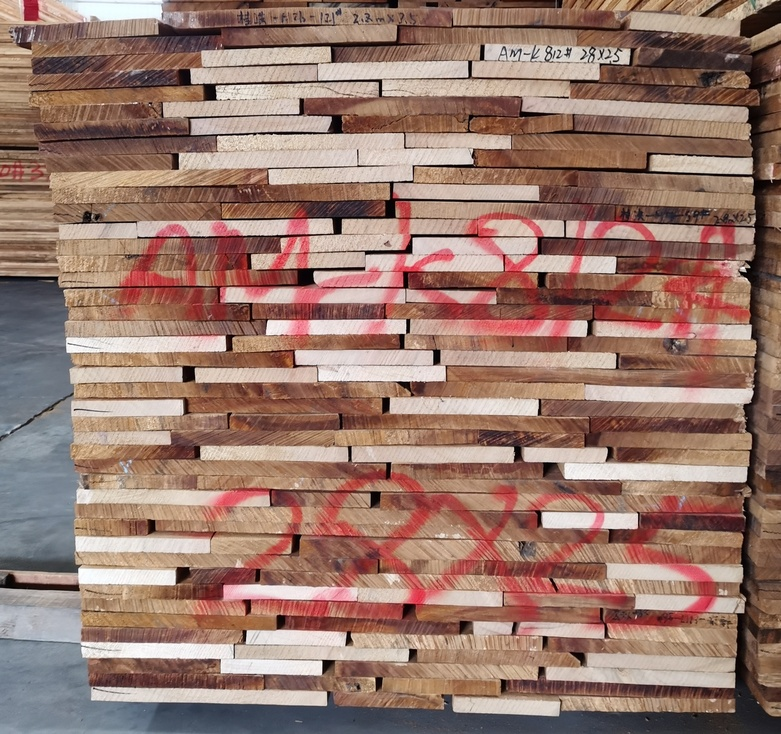
#> input picture samples/1f.jpg, 781 x 734 px, shrunk from 2437 x 2291 before the run
$ python 'Measure注释.py'   (older library calls are emulated)
#> lines starting #> are read from the running program, lines starting #| are printed output that depends on the picture; after the words box and inside, x2 and y2 are one past the last pixel; in counts of white or black regions, pixels touching at a corner belong together
#> further down, color is the input picture: shape (734, 781, 3); mean B, G, R 109.4, 121, 153.2
# -*- coding: UTF-8 -*-

import numpy as np
import math
import sys
import glob

import cv2
import matplotlib.pyplot as plt
# from skimage import measure,data,color
# from PIL import Image


'''
当前假设：                                 解决办法：
1. 彩色图已经crop出目标木堆           可用深度图去除该假设
2. 拍摄的左右角度不能有较大倾斜（大于10度）  可用深度图辅助做彩色图的warp
3. 顶层发生严重弯曲
4. 非常依赖底、层两条边的正确拟合
'''

def showImg(img,title):
    plt.imshow(img)
    plt.title(title)  # 图像题目
    plt.show()

def showImgGray(img,title):
    plt.imshow(img, cmap='gray')
    plt.title(title)  # 图像题目
    plt.show()

# 找到底边，拟合其直线，根据直线角度将整幅图旋转到底边水平。
def Rot2Horizon():
    return


# 通过纵坐标做直方图统计，得到横边的数量、间距及粗略位置
# todo 统计会出现很多边连在一起只被识别为一个
def LayerStatistics(margin, marinRGB):
    '''通过纵坐标做直方图统计，得到横边的数量、间距及粗略位置
    获取所有属于边缘的点的纵坐标,然后将纵坐标划分为100个区间,然后在直方图上表示出每个区间的点数,并标记出区域中心点,
    将所有点除以区间获得一个均值,设置一个inlier点的概率,与均值乘积并设置一个平行于x轴的直线表示出来,做一个筛选,将
    点数少于这个值的区间清空,然后通过直方图的峰，判断数量、位置和间距，然后通过首尾距离除以间距，验证数量,正确数目为
    最后一条线的位置减去第一条除以间距加上一,如果数目对,就结束,如果不对,采用设置的距离阈值乘以距离,如果木板间距大于
    这个值,就在之间插入新的线然后再统计数目。


    :param margin:木板图二值化后的图
    :param marinRGB:原图
    :return:线的数目,位置以及间距
    '''
    bins_num = 100  # 区间数
    inlier_bin = 0.8

    contours, hierarchy = cv2.findContours(margin, cv2.RETR_CCOMP, cv2.CHAIN_APPROX_SIMPLE)

    for i, contour in enumerate(contours):
        cv2.drawContours(marinRGB, contours, i, (0, 255, 0), 2)  # 描边

    points = []  # 属于边的点
    for i, contour in enumerate(contours):
        if i == 0:
            points = np.reshape(contour, (-1, 2))
        points = np.concatenate((points, np.reshape(contour, (-1, 2))), axis=0)

    points_v = points[:,1]

    data = plt.hist(points_v, bins_num, rwidth=0.5)

    bins_center = data[1] - (data[1][1] - data[1][0])/2
    bins_center = bins_center[1:len(bins_center)]    #区间中心点

    ave = len(points_v) / bins_num
    plt.axhline(y=ave*inlier_bin, ls=":", c="red")  # 平均线


    candidate = data[0]
    candidate[candidate < ave*inlier_bin] = 0
    print(candidate)

    #先通过直方图的峰，判断数量、位置和间距，
    # 然后通过首尾距离除以间距，验证数量。因为首尾的线大多情况比较明显，不会出现margin识别不出的问题
    isLine = False
    line_num = 0
    line_pos_temp = []
    line_pos = []
    line_ids_temp = []
    line_ids = []
    #找属于线的bin
    for i, value in enumerate(candidate):  #遍历所有candidate,如果其值不为0,且不是已找到直线,认为是发现新的直线,记录区间中心位置,如果是的话,用于更新直线位置,如果value<0,

        if value > 0:
            if not isLine: #找到新线
                isLine = True
                line_num += 1
                line_pos_temp.append(bins_center[i])
                line_ids_temp.append(i)
            else: #用于计算新线位置
                line_pos_temp.append(bins_center[i])
                line_ids_temp.append(i)
        else:
            if isLine:
                isLine = False
                # for jj,val in enumerate(line_pos_temp): #剔除可能存在的outlier
                position = line_pos_temp[0]
                line_ids.append(line_ids_temp[0])
                line_pos.append(position)
                line_pos_temp.clear()
                plt.axvline(x=position, ls=":", c="red")  # 平均线
    if isLine: #查出最后一条线
        position = np.average(np.array(line_pos_temp))
        line_pos.append(position)
        plt.axvline(x=position, ls=":", c="red")  # 平均线

    line_pos = np.array(line_pos)
    gaps = np.append(line_pos,0) - np.insert(line_pos,0,0)
    gaps = gaps[1:len(gaps)-2]
    gap = np.median(gaps) # 假设大部分的线是能被检测出来的


    print('统计得到的木层边数:', line_num)

    #添加边的阈值#todo 添加未检测到的底边（可用深度图直接找到）
    gap_thre = 1.3
    correct_num = ((line_pos[len(line_pos)-1] - line_pos[0]) / gap) + 1
    print('正确的横线数量:', correct_num)
    if line_num == np.round(correct_num):
        print('成功统计到所有边数。')
    else:
        print('未成功统计到所有边数,进行重采样')

        id = 0
        while (id < line_num-1):
            if (line_pos[id+1] - line_pos[id]) > gap_thre * gap: # 间距大于1.5倍正常间距的两条线之间插入新线
                line_num +=1
                new_pos = line_pos[id] + gap
                line_pos = np.insert(line_pos, id+1, new_pos)
                plt.axvline(x=new_pos, ls=":", c="red")  # 平均线
            id +=1
    print('重采样结果:', line_num)
    plt.savefig('./Statistics.png')
    plt.show()
    # [23 lines of commented-out code are left out]


    return line_num, line_pos, gap

# 直线拟合，剔除outline
def LineFitting(points, gap):
    '''
    完成直线拟合
    先将事先认为是边缘的点拟合出直线,如果点到线的距离小于木板间距/3,就认为是内点,然后应用内点再次拟合为直线,再次循环,反复迭代3次
    :param points: 获取的所有属于木板边缘的点
    :param gap:木板间距
    :return:拟合直线k,b,内点数目
    '''
    line = cv2.fitLine(points, cv2.DIST_L2, 0, 1e-2, 1e-2)

    k = line[1] / line[0]
    b = line[3] - k * line[2]
    energy = 0
    inlier_ids = []
    inlier_num = 0
    max_iter = 3
    for it in range(max_iter):
        for i,point in enumerate(points): # 找内点
            dis = np.abs(k*point[0] - point[1] + b) / np.sqrt(k*k+1) #点到线的距离
            if dis < gap/3:
               inlier_ids.append(i)
               energy +=dis
        # print(len(ids), energy/len(ids))
        inlier_points = []
        for l,id in enumerate(inlier_ids):
            inlier_points.append(points[id])
        inlier_points = np.array(inlier_points)
        line = cv2.fitLine(inlier_points, cv2.DIST_L2, 0, 1e-2, 1e-2)
        k = line[1] / line[0]
        b = line[3] - k * line[2]

        inlier_num = len(inlier_ids)
        energy = 0
        inlier_ids.clear()
        #TODO: 中断迭代


    return k,b,inlier_num


# slide a window across the image
# 分离成split列窗口
def sliding_window(image, imageRGB, pos, gap, num, split):
    '''
    将整幅图划分为一个个窗口,可根据前一步获取的边缘直线确定窗口位置,防止出现窗口中没有或出现多条边缘直线的情况


    :param image:二值化的图
    :param imageRGB:RGB图
    :param pos:边缘直线位置
    :param gap:边缘直线距离
    :param num:直线数目
    :param split:窗口列数
    :return:
    '''
    window_w = int(np.floor(image.shape[1]/split))
    window_h = int(np.floor(gap/2)*2)
    for y in range(num):
        for x in range(split):
            pos_v = int(pos[y] - window_h/2) if int(pos[y] - window_h/2) >=0 else 0
            pos_u = x*window_w
            end_v = pos_v + window_h if (pos_v + window_h) < image.shape[0] else image.shape[0]

            yield (pos_v, pos_u,
                   image[ pos_v : end_v,  pos_u: pos_u+ window_w],
                   imageRGB[ pos_v : end_v,  pos_u: pos_u+ window_w])

#通过遍历做直线拟合
# [14 lines left out: function sliding_window_easy, not called in this run]


def WidthMeasure(ks,bs,gray,color):
    '''
    找到每层木板的中间线,依靠灰度检测缝隙并用白线画出来,返回每层木板的宽度

    :param ks:直线k集合
    :param bs: 直线b集合
    :param gray: 灰度图
    :param color: 彩色图
    :return:每层木板宽度
    '''
    # 统计直线之间的距离,更新gap
    ks = np.array(ks)
    bs = np.array(bs)

    w = gray.shape[1]

    k = []
    b = []
    for i in range(len(ks)-1): #所有木板层的中间线
        k_temp = (ks[i]+ks[i+1])/2 #每条线的k为首尾k的过度
        b_temp = (bs[i]+bs[i+1])/2
        k.append(k_temp)
        b.append(b_temp)

        #画线
        p1 = (0,int(b_temp))
        p2 = (w-1, int(k_temp*(w-1)+b_temp))
        cv2.line(color, p1, p2, (255, 0, 0), 3, cv2.LINE_AA)  # draw


    # [26 lines of commented-out code are left out]

    k = np.array(k)
    b = np.array(b)

    print('最终木层数', len(k))

    #TODO 检测缝隙
    pts = []
    thre = 20


    for i in range(len(k)):
        pt1 = []
        pt2 = []
        find = False
        for x in range(int(w - w/10)):
            if x < w/10:
                continue
            y = int(k[i]*x+b[i])
            # TODO 深度图可以直接找到木板的边缘。
            if not find:
                if gray[y][x]<thre:
                    find = True
                    pt1 = (x,y)
            else:
                if gray[y][x]>thre:
                    find = False
                    pt2 = (x,y)
                    if pt2[0]-pt1[0]>5:
                        pts.append(pt1)
                        pts.append(pt2)


    for i in range(int(len(pts)/2)): #画缝隙
        cv2.line(color, pts[i*2], pts[i*2+1], (255, 255, 255), 5, cv2.LINE_AA)  # draw

    #todo 检测左右边
    #todo 结合深度图计算每三层宽度
    wids = []
    for i in range(int(len(k))):
        print('第%i层宽(cm):'% (i+1), 100)
        wids.append(100)

    wids = np.array(wids)
    return wids


def GetMargin(gray):
    '''
    得到二值化的图,并对木板中的字之类的集中轮廓进行处理

    :param gray:灰度图
    :return:处理后的二值化图
    '''
    save_path = './margin.png'
    blur_size = 3  # 高斯模糊核大小
    threshold = 50  # 二值化阈值

    blurred = cv2.GaussianBlur(gray, (blur_size, blur_size), 0) #高斯模糊去除噪声

    # #获取边缘梯度
    # # 索比尔算子来计算x、y方向梯度
    gradX = cv2.Sobel(blurred, ddepth=cv2.CV_32F, dx=1, dy=0, ksize=3)
    gradY = cv2.Sobel(blurred, ddepth=cv2.CV_32F, dx=0, dy=1, ksize=3)
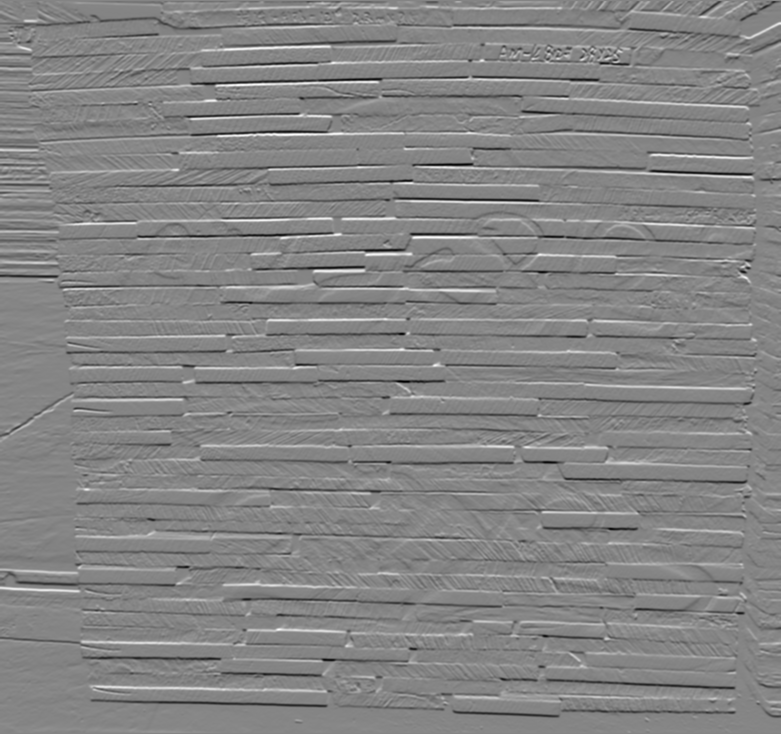
#> gradY: shape (734, 781) float32; min -690, max 634, mean -0.3; drawn with min black and max white
    gradient1 = cv2.convertScaleAbs(gradX)
    gradient2 = cv2.convertScaleAbs(gradY)
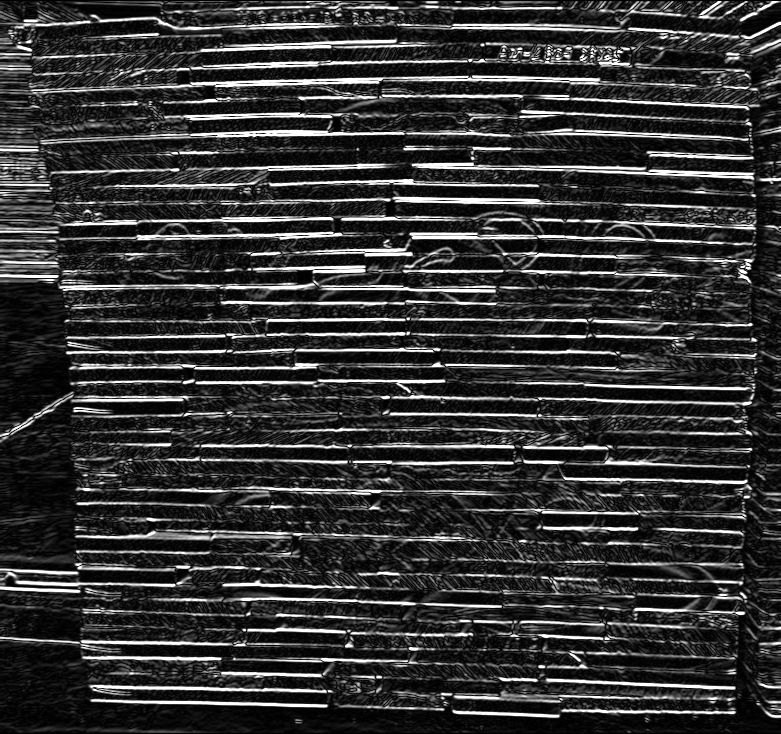
#> gradient2: shape (734, 781); min 0, max 255, mean 52
    (_, margin1) = cv2.threshold(gradient1, threshold, 255, cv2.THRESH_BINARY)
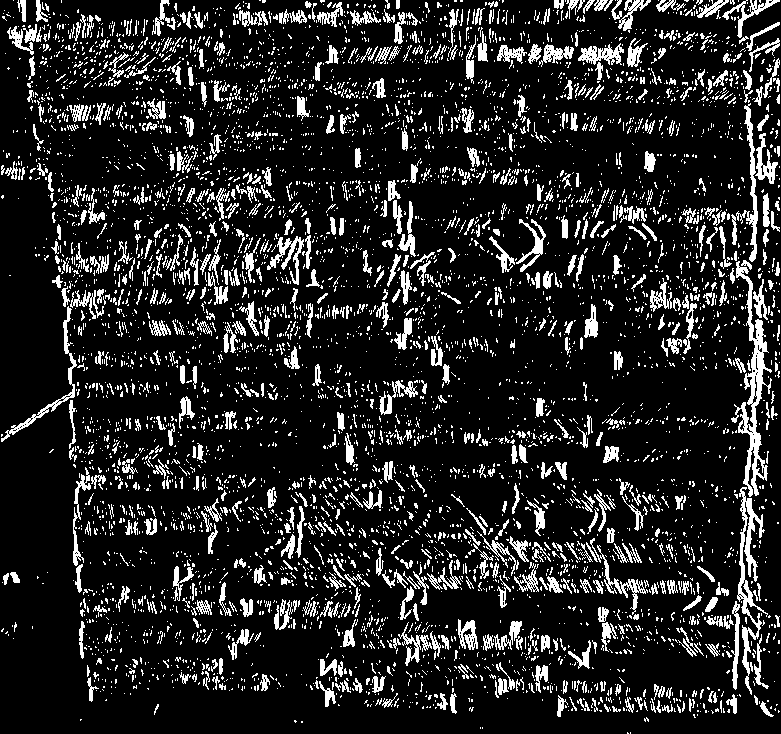
#> margin1: shape (734, 781); 14.4% white in thin lines or dots
    (_, margin2) = cv2.threshold(gradient2, threshold, 255, cv2.THRESH_BINARY)
#> margin2: shape (734, 781); 29.7% white; 3297 white regions (2915 under 20 px), largest, box (x1, y1, x2, y2) and area: (0, 191, 757, 313) 21829, (0, 35, 781, 112) 16228, (160, 1, 781, 64) 6343

    # [11 lines of commented-out code are left out]
    filter_size = np.round(gray.shape[0] / 200) * 2 + 1
    img_mean = cv2.medianBlur(margin2, int(filter_size))
#> img_mean: shape (734, 781); 18.2% white; 671 white regions (239 under 20 px), largest, box (x1, y1, x2, y2) and area: (0, 125, 71, 283) 7082, (98, 66, 446, 104) 3337, (59, 268, 407, 303) 2711
    margin2 = margin2 - img_mean
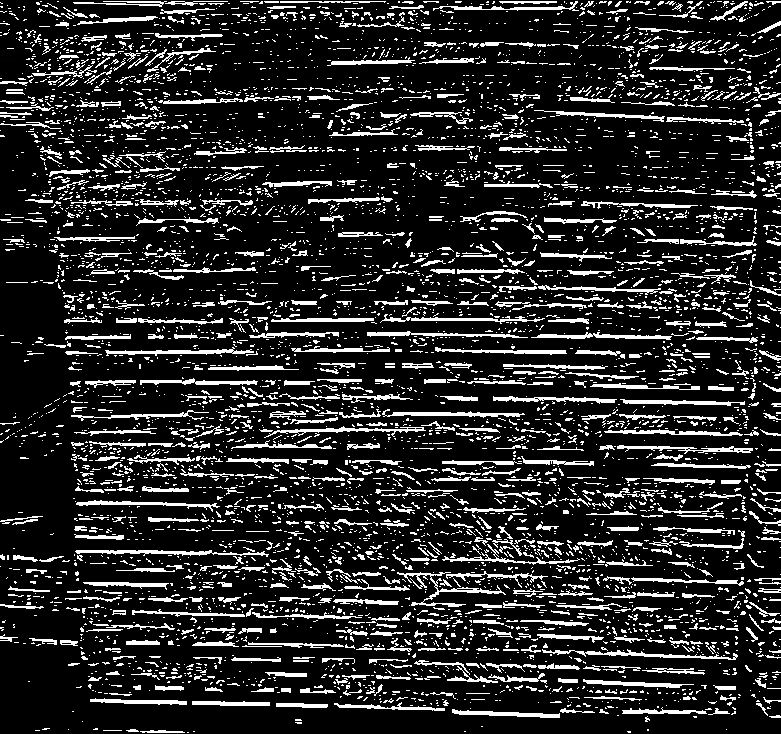
#> margin2: shape (734, 781); min 0, max 255, mean 40.2
    showImgGray(margin2,'margindelete')

    min_line_length = gray.shape[0]/30
    max_line_gap = min_line_length/5
    thres = int(min_line_length/2)

    lines = cv2.HoughLinesP(margin2, 2, np.pi / 90, thres, min_line_length, max_line_gap)
#> lines = 2323 rows, first 6: [621, 271, 632, 271], [639, 624, 652, 624], [330, 381, 361, 381], [429, 219, 441, 219], [673, 416, 699, 416], [382, 320, 405, 320]
    print('gray.shape:',gray.shape)
#| gray.shape: (734, 781)
    map = np.zeros(gray.shape)
    for line in lines:
        for x1, y1, x2, y2 in line:
            if abs(x2 - x1) == 0:
                continue
            else:
                if abs(y2-y1)/abs(x2-x1) > 0.3 or abs(y2-y1)+abs(x2-x1) < 10:
                    continue

            cv2.line(map, (x1, y1), (x2, y2), 128, 3)
#> this loop made 2323 passes
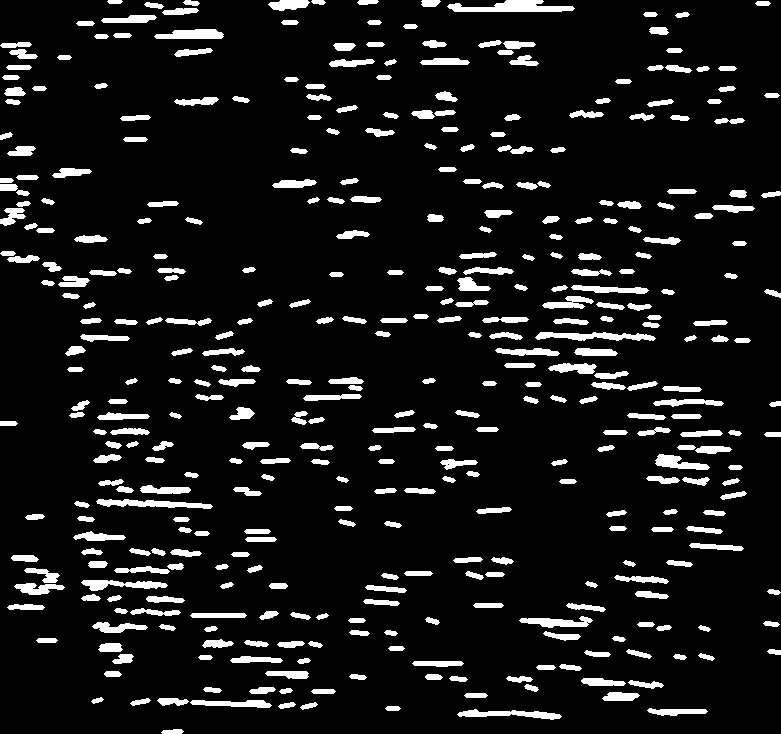
#> map: shape (734, 781) float64; values 0 (black) and 128 (white), 9.1% white; 401 white regions, largest, box (x1, y1, x2, y2) and area: (447, 0, 575, 12) 970, (535, 332, 656, 341) 679, (96, 499, 213, 509) 653

    margin = cv2.convertScaleAbs(map)
    showImgGray(margin, 'map')

    cv2.imwrite(save_path, margin)

    return margin

if __name__ == '__main__':
    # img_path = './test.jpg'

    # filenames = glob.glob('E:/Projects/widthmeasure/stage2/1/*.jpg')
    # for i, img_path in enumerate (filenames):
    img_path = './samples/1f.jpg'
    # img_path = './samples/test.jpg'
    color = cv2.imread(img_path, 1)
    color = cv2.cvtColor(color, cv2.COLOR_BGR2RGB)
    gray = cv2.cvtColor(color, cv2.COLOR_RGB2GRAY)
    showImg(color, 'original color')

    # TODO: 用深度图crop出木堆区域并去除背景，得到sharp的外轮廓
    '''
    margin detection
    '''
    margin = GetMargin(gray)
    marginRGB = cv2.cvtColor(margin, cv2.COLOR_GRAY2RGB)
#> marginRGB: shape (734, 781, 3); values 0 (black) and 128 (white), 9.1% white; 401 white regions
    showImg(margin,'mar')
    # showImg(marginRGB,'margin')
    h, w = margin.shape

    # TODO：将木板旋转为正面，并使底边（或整体横线）呈水平
    Rot2Horizon()

    # TODO：判断顶层木板是否弯曲，如果不弯曲，直接可以用单条直线拟合每一条横线

    # 计算木板层数 & 得到每个条横线的位置。#TODO 现在是假设不弯曲，如果弯曲，不知道是否会让统计产生错误，之后需要用另外的sample测试下
    line_num, line_pos, gap = LayerStatistics(margin, marginRGB)
#> in LayerStatistics, `contours, hierarchy = cv2.findContours(margin, cv2.RETR_CCOMP, cv2.CHA..`: contours = 409 contours, 8 with area under 20; largest, box (x1, y1, x2, y2) and area: (447, 0, 575, 12) 832, (535, 332, 656, 341) 558, (96, 499, 213, 509) 536, (154, 29, 224, 39) 477, (457, 709, 562, 720) 465
#> the loop in LayerStatistics, `for i, contour in enumerate(contours):` made 409 passes
#> contour on pass 59: [[586, 622], [587, 621], [588, 622], [587, 623]]
#> after the loop in LayerStatistics, `for i, contour in enumerate(contours):`:
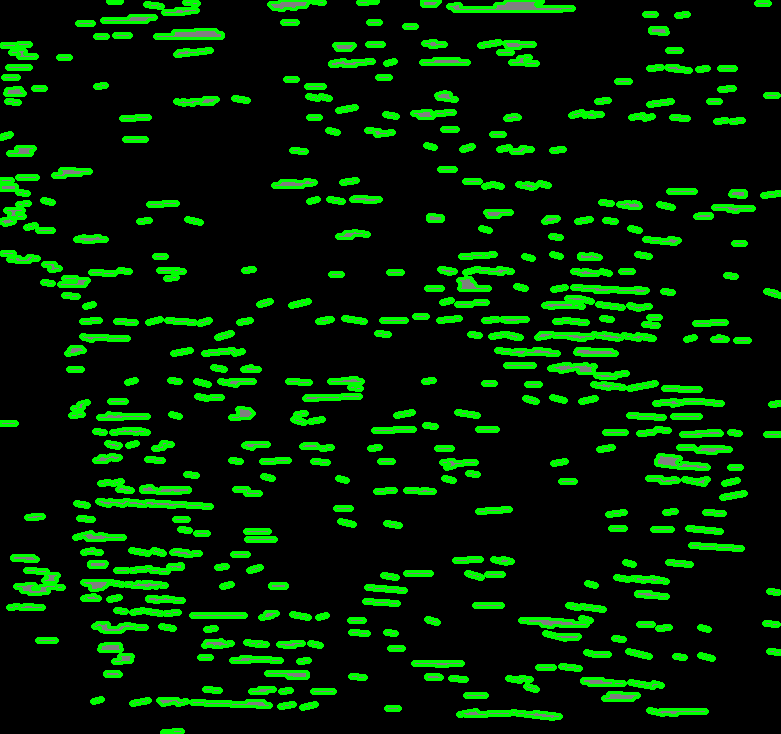
#> marinRGB: shape (734, 781, 3); mean B, G, R 2.3, 33.4, 2.3
#> in LayerStatistics, `points_v = points[:,1]`: points_v = 6009 values, max 733 at index 4, min 0 at index 5922, mean 383.6
#> (the rest of the program and of its run is left out)
